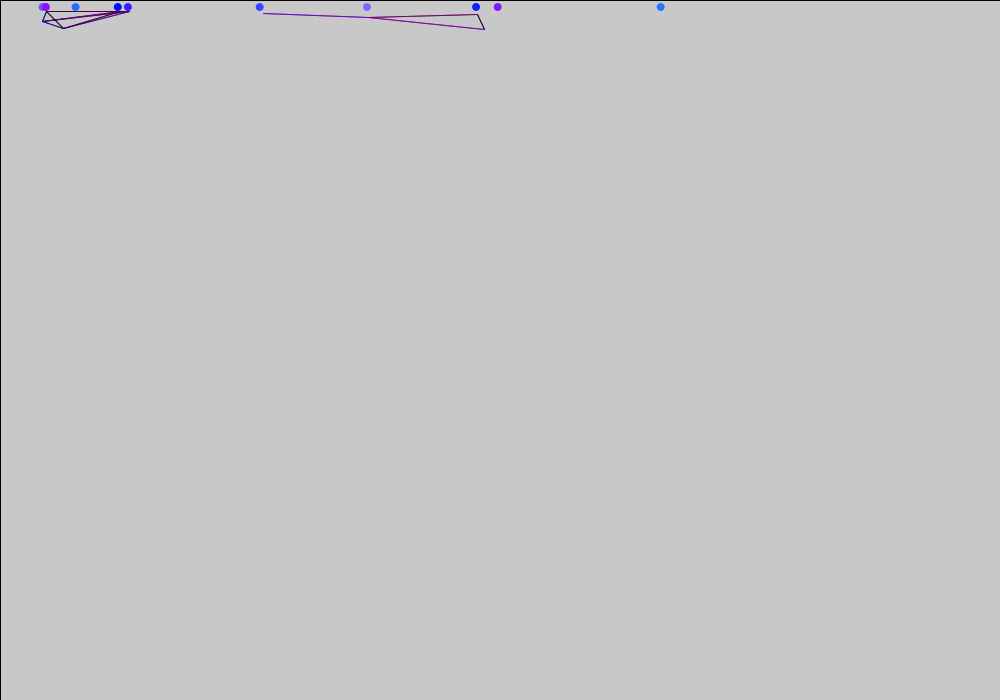
Frame 1 (no input)
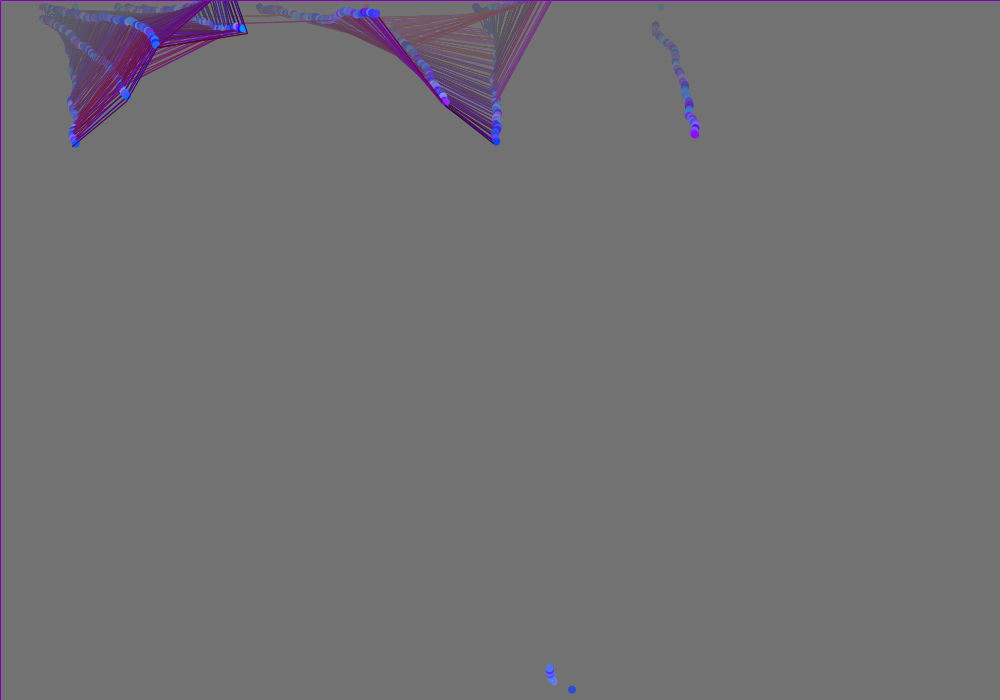
Frame 60 (the mouse pressed at the canvas centre just before this capture)
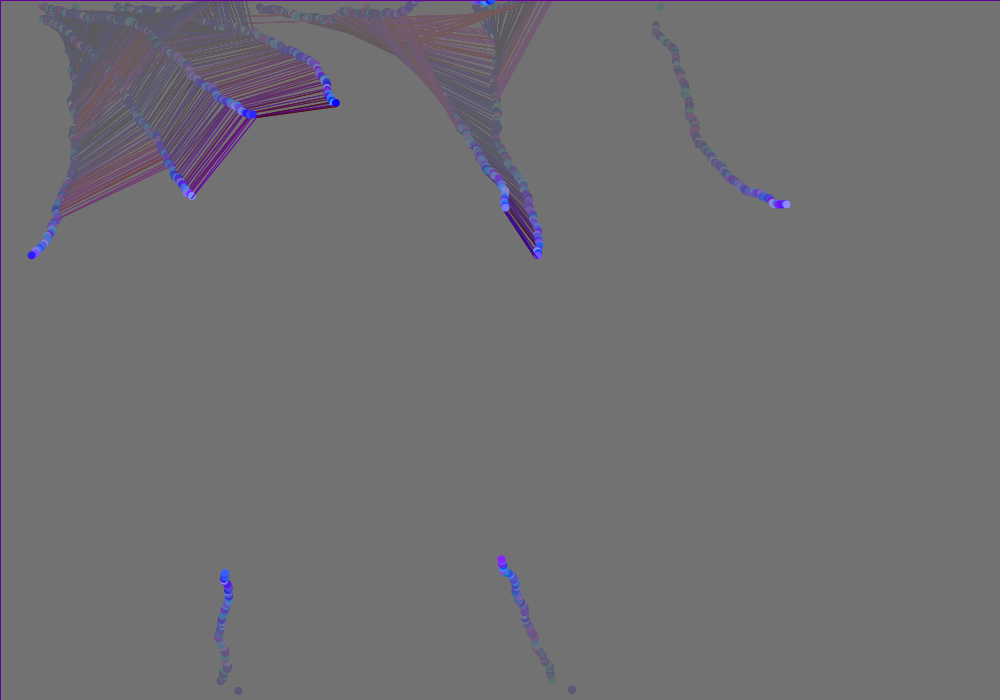
Frame 120 (the mouse held since frame 60 and released just before this capture)

The Processing sketch that drew these frames (run headless with seeded random() and noise(); from frame 60 on, the mouse is pressed at the canvas centre):

// Processing sketch: processing_69823
// ── processing_69823.pde

int number = 10;
 float[] angle = new float[number];
 float[] x = new float[number];
 float[] y = new float[number];
 float[] tx = new float[number];
 float[] ty = new float[number];
  
void setup()
 {
 smooth();
 size(1000, 700);
 
 for (int i=0; i<number; i++)
 {
 angle[i] = (PI*2);
 x[i] = random(10, width - 10);
 y[i] = 10;
 tx[i] = x[i] + random(0, 10);
 ty[i] = y[i] + random(0, 4);
 }
 }
  
 
void draw()
 {
  //background
 fill(100,10);
 rect(0, 0, width, height);
  
  //moving particles
for (int i=0; i<number; i++)
 {
 pushMatrix();
 translate(x[i],y[i]);
 rotate(angle[i] - PI/2);
 fill(random(0,150),random(0,150),255);
 noStroke();
 ellipse(3, 17, 8,8);
 popMatrix();
 
 //find distance
 float dx = tx[i] - x[i];
 float dy = ty[i] - y[i];
 float d = dist(tx[i], ty[i], x[i], y[i]);
 
  //speed and direction
tx[i] = x[i] + (dx / d) * 20 + random(-2, 2);
 ty[i] = y[i] + (dy / d) * 20 + random(-2, 2);

  //speed
follow(i, tx[i], ty[i],0.1);
  
}
  
for (int i=0; i<number; i++) {
 for (int j=0; j<number; j++) {
 if (i != j) {
 float d = dist(tx[i], ty[i], tx[j], ty[j]);
 //network range
 if (d <130)
{
 stroke(d,-d,random(0,200),200);

 line(tx[i], ty[i], tx[j], ty[j]);
  
}
 }
 }
 }
  
}
  
 
void follow
 (int i, float targetX, float targetY, float ratio)
 {
 float dx = targetX - x[i];
 float dy = targetY - y[i];
 angle[i] = atan2(dy, dx);
 x[i] += dx * ratio;
 y[i] += dy * ratio;
 
 if (x[i] < -10) { x[i] = width; }
 if (x[i] > width) { x[i] = -10; }
 if (y[i] < -10) { y[i] = height; }
 if (y[i] > height) { y[i] = -10; }
 
 }
 //based on sketch by martin lau
//http://www.openprocessing.org/sketch/48576
